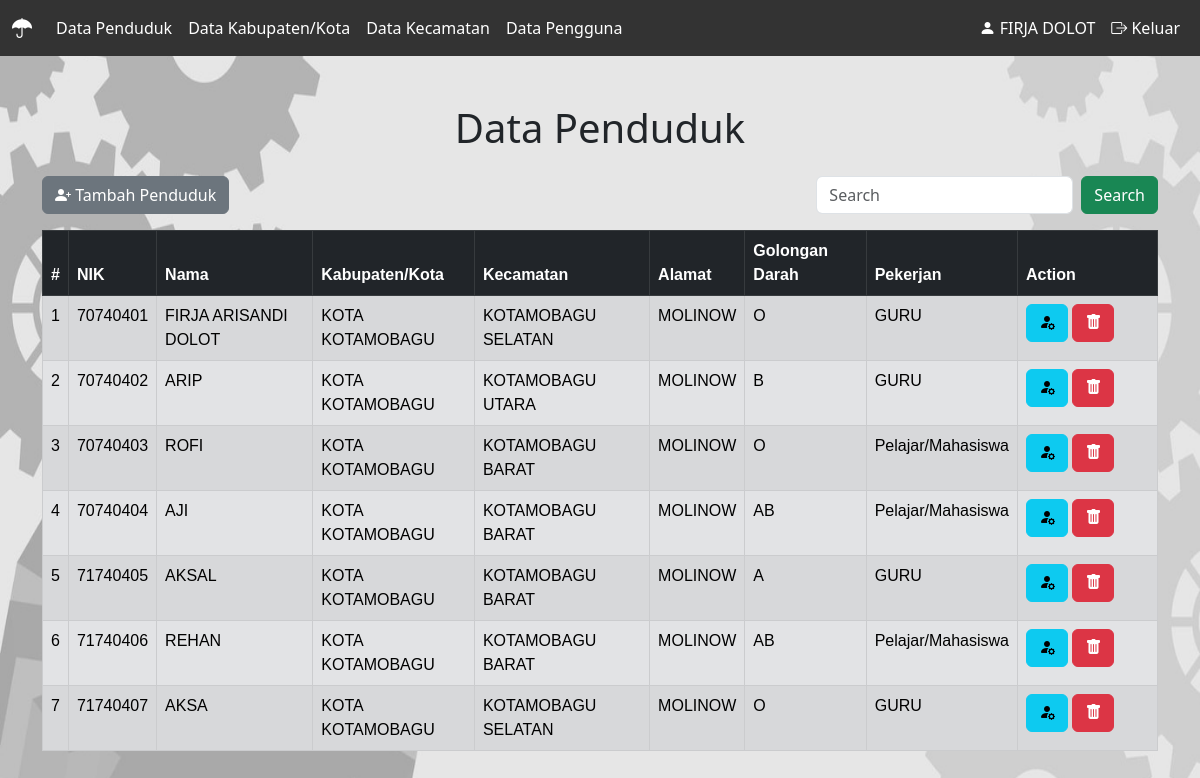
Screenshot of /index.php (signed in) with the database file from the repository.
### tables this page shows
CREATE TABLE `penduduk` (
  `nik` int(255) NOT NULL,
  `nama` varchar(255) NOT NULL,
  `alamat` varchar(100) NOT NULL,
  `id_kabupaten` int(255) NOT NULL,
  `id_kecamatan` int(255) NOT NULL,
  `golongan_darah` varchar(13) NOT NULL,
  `id_pekerjaan` varchar(100) NOT NULL
);

CREATE TABLE `kab` (
  `id_kabupaten` int(255) NOT NULL,
  `nama_kabupaten` varchar(255) NOT NULL
);

CREATE TABLE `kec` (
  `id_kecamatan` int(255) NOT NULL,
  `nama_kecamatan` varchar(255) NOT NULL
);

CREATE TABLE `pekerjaan` (
  `id_pekerjaan` int(255) NOT NULL,
  `nama_pekerjaan` varchar(255) NOT NULL
);

### index.php (the view)
<?php include 'header.php' ?>
<div class="container my-5">
    <h1 class="text-center mb-4">Data Penduduk</h1>
    <div class="d-flex justify-content-between align-items-center mb-3">
        <a href="tambah_penduduk.php" class="btn btn-secondary">
        <i class="bi bi-person-plus-fill"></i>
            Tambah Penduduk
        </a>
        <form class="d-flex" role="search">
            <input class="form-control me-2" type="search" placeholder="Search" aria-label="Search">
            <button class="btn btn-success" type="submit">Search</button>
        </form>
    </div>
    <div class="table-responsive">
        <table class="table table-bordered table-striped table-secondary" style="font-family: Arial, sans-serif;">
            <thead class="table-dark">
                <tr>
                    <th scope="col">#</th>
                    <th scope="col">NIK</th>
                    <th scope="col">Nama</th>
                    <th scope="col">Kabupaten/Kota</th>
                    <th scope="col">Kecamatan</th>
                    <th scope="col">Alamat</th>
                    <th scope="col">Golongan Darah</th>
                    <th scope="col">Pekerjan</th>
                    <th scope="col" width="140">Action</th>
                </tr>
            </thead>
            <tbody>
                <?php
                $nomor = 1;
                $penduduk = mysqli_query($connect, "SELECT p.*, k.nama_kabupaten, c.nama_kecamatan, d.nama_pekerjaan FROM penduduk AS p JOIN kab AS k ON p.id_kabupaten = k.id_kabupaten JOIN kec AS c ON p.id_kecamatan = c.id_kecamatan JOIN pekerjaan AS d ON p.id_pekerjaan = d.id_pekerjaan;");
                while ($row = mysqli_fetch_array($penduduk)) {
                ?>
                    <tr>
                        <td><?php echo $nomor; ?></td>
                        <td><?php echo $row['nik']; ?></td>
                        <td><?php echo $row['nama']; ?></td>
                        <td><?php echo $row['nama_kabupaten']; ?></td>
                        <td><?php echo $row['nama_kecamatan']; ?></td>
                        <td><?php echo $row['alamat']; ?></td>
                        <td><?php echo $row['golongan_darah']; ?></td>
                        <td><?php echo $row['nama_pekerjaan']; ?></td>
                        <td>
                            <a href="edit_penduduk.php?nik=<?php echo $row['nik']; ?>" class="btn btn-info">
                            <i class="bi bi-person-fill-gear"></i>
                            </a>
                            <a href="delete_penduduk.php?nik=<?php echo $row['nik']; ?>" class="btn btn-danger">
                            <i class="bi bi-trash-fill"></i>
                            </a>
                        </td>
                    </tr>
                <?php
                    $nomor++;
                }
                ?>
            </tbody>
        </table>
    </div>
</div>
<?php include 'footer.php'?>

### header.php (shortened to what this page needs)
<!doctype html>
<html lang="en">
<head>
  <link rel="stylesheet" href="https://cdn.jsdelivr.net/npm/bootstrap-icons@1.10.5/font/bootstrap-icons.css">
  <link rel="stylesheet" href="path/to/font-awesome/css/font-awesome.min.css">
  <link href="https://cdn.jsdelivr.net/npm/bootstrap@5.3.0-alpha1/dist/css/bootstrap.min.css" rel="stylesheet"
>
</head>
<body>
<nav class="navbar navbar-expand-lg">
  <div class="container-fluid">
    <a class="navbar-brand" href="#"><i class="bi bi-umbrella-fill"></i></a>
    <div class="collapse navbar-collapse" id="navbarSupportedContent">
      <ul class="navbar-nav me-auto mb-2 mb-lg-0">
        <li class="nav-item">
          <a class="nav-link" href="index.php">Data Penduduk</a>
        </li>
        <li class="nav-item">
          <a class="nav-link" href="kabupaten.php">Data Kabupaten/Kota</a>
        </li>
        <li class="nav-item">
          <a class="nav-link" href="kecamatan.php">Data Kecamatan</a>
        </li>
        <li class="nav-item">
          <a class="nav-link" href="list_pengguna.php">Data Pengguna</a>
        </li>
      </ul>
      <ul class="navbar-nav ml-auto">
        <li class="nav-item">
          <a class="nav-link"><i class="bi bi-person-fill"></i> <?php echo $_SESSION['nama']; ?></a>
        </li>
        <li class="nav-item">
          <a class="nav-link" href="logout.php"><i class="bi bi-box-arrow-right"></i> Keluar</a>
        </li>
      </ul>
    </div>
  </div>
</nav>

### footer.php (shortened to what this page needs)
  </body>
</html>

### header.php (style rules this page uses)
.navbar { background-color: #333; }
.navbar-brand { color: #fff; font-weight: bold; }
.navbar-nav .nav-link { color: #fff; }
body { background-image: url('bgdigital1.jpg'); background-repeat: no-repeat; background-attachment: fixed; background-size: 100% 100%; }

### rows the page displays
penduduk: nik "70740401", nama "FIRJA ARISANDI DOLOT", id_kabupaten.nama_kabupaten "KOTA KOTAMOBAGU", id_kecamatan.nama_kecamatan "KOTAMOBAGU SELATAN", alamat "MOLINOW", golongan_darah "O", id_pekerjaan.nama_pekerjaan "GURU"
penduduk: nik "70740402", nama "ARIP", id_kabupaten.nama_kabupaten "KOTA KOTAMOBAGU", id_kecamatan.nama_kecamatan "KOTAMOBAGU UTARA", alamat "MOLINOW", golongan_darah "B", id_pekerjaan.nama_pekerjaan "GURU"
penduduk: nik "70740403", nama "ROFI", id_kabupaten.nama_kabupaten "KOTA KOTAMOBAGU", id_kecamatan.nama_kecamatan "KOTAMOBAGU BARAT", alamat "MOLINOW", golongan_darah "O", id_pekerjaan.nama_pekerjaan "Pelajar/Mahasiswa"
penduduk: nik "70740404", nama "AJI", id_kabupaten.nama_kabupaten "KOTA KOTAMOBAGU", id_kecamatan.nama_kecamatan "KOTAMOBAGU BARAT", alamat "MOLINOW", golongan_darah "AB", id_pekerjaan.nama_pekerjaan "Pelajar/Mahasiswa"
penduduk: nik "71740405", nama "AKSAL", id_kabupaten.nama_kabupaten "KOTA KOTAMOBAGU", id_kecamatan.nama_kecamatan "KOTAMOBAGU BARAT", alamat "MOLINOW", golongan_darah "A", id_pekerjaan.nama_pekerjaan "GURU"
penduduk: nik "71740406", nama "REHAN", id_kabupaten.nama_kabupaten "KOTA KOTAMOBAGU", id_kecamatan.nama_kecamatan "KOTAMOBAGU BARAT", alamat "MOLINOW", golongan_darah "AB", id_pekerjaan.nama_pekerjaan "Pelajar/Mahasiswa"
penduduk: nik "71740407", nama "AKSA", id_kabupaten.nama_kabupaten "KOTA KOTAMOBAGU", id_kecamatan.nama_kecamatan "KOTAMOBAGU SELATAN", alamat "MOLINOW", golongan_darah "O", id_pekerjaan.nama_pekerjaan "GURU"

### other values shown
$_SESSION['nama'] "FIRJA DOLOT"
